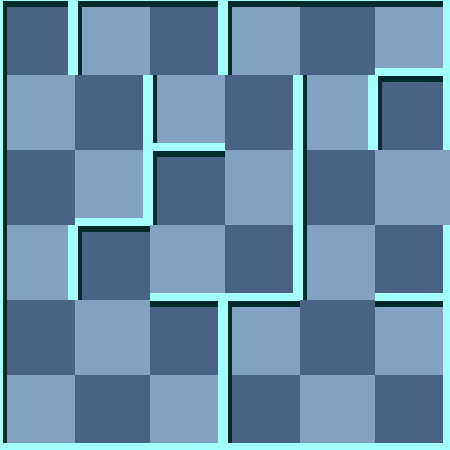

The image is a tile-based game level rendered from a .tmx file. Its description and source (layers, tilesets, objects; grid data summarised) follow:
An orthogonal 6x6 tile map with 75x75 px tiles, 2 tile layers (background, 块层 1) and 6 objects (Exit, RedMummy, Trap, Door, Player, ...).

<map version="1.0" orientation="orthogonal" width="6" height="6" tilewidth="75" tileheight="75">
 <tileset firstgid="1" name="wall" tilewidth="75" tileheight="75">
  <image source="gfx/wall.png" width="300" height="375" />
  <tile id="0">
   <properties>
    <property name="ValOfWall" value="0" />
   </properties>
  </tile>
  <tile id="1">
   <properties>
    <property name="ValOfWall" value="1" />
   </properties>
  </tile>
  <tile id="2">
   <properties>
    <property name="ValOfWall" value="2" />
   </properties>
  </tile>
  <tile id="3">
   <properties>
    <property name="ValOfWall" value="3" />
   </properties>
  </tile>
  <tile id="4">
   <properties>
    <property name="ValOfWall" value="4" />
   </properties>
  </tile>
  <tile id="5">
   <properties>
    <property name="ValOfWall" value="5" />
   </properties>
  </tile>
  <tile id="6">
   <properties>
    <property name="ValOfWall" value="6" />
   </properties>
  </tile>
  <tile id="7">
   <properties>
    <property name="ValOfWall" value="7" />
   </properties>
  </tile>
  <tile id="8">
   <properties>
    <property name="ValOfWall" value="8" />
   </properties>
  </tile>
  <tile id="9">
   <properties>
    <property name="ValOfWall" value="9" />
   </properties>
  </tile>
  <tile id="10">
   <properties>
    <property name="ValOfWall" value="10" />
   </properties>
  </tile>
  <tile id="11">
   <properties>
    <property name="ValOfWall" value="11" />
   </properties>
  </tile>
  <tile id="12">
   <properties>
    <property name="ValOfWall" value="12" />
   </properties>
  </tile>
  <tile id="13">
   <properties>
    <property name="ValOfWall" value="13" />
   </properties>
  </tile>
  <tile id="14">
   <properties>
    <property name="ValOfWall" value="14" />
   </properties>
  </tile>
  <tile id="15">
   <properties>
    <property name="ValOfWall" value="15" />
   </properties>
  </tile>
  <tile id="18">
   <properties>
    <property name="ValOfWall" value="-1" />
   </properties>
  </tile>
 </tileset>
 <layer name="background" width="6" height="6">
  <data>[36 cells, 36 non-empty, 2 distinct tile ids]</data>
 </layer>
 <layer name="块层 1" width="6" height="6">
  <data>[36 cells, 36 non-empty, 12 distinct tile ids]</data>
 </layer>
 <objectgroup name="对象层 1" width="6" height="6">
  <object name="Exit" x="450" y="150" />
  <object name="RedMummy" x="300" y="225">
   <properties>
    <property name="value" value="21" />
   </properties>
  </object>
  <object name="Trap" x="225" y="300">
   <properties>
    <property name="value" value="10" />
   </properties>
  </object>
  <object name="Door" x="150" y="75">
   <properties>
    <property name="direction" value="2" />
    <property name="value" value="15" />
   </properties>
  </object>
  <object name="Player" x="75" y="300">
   <properties>
    <property name="value" value="1" />
   </properties>
  </object>
  <object name="Key" x="0" y="375">
   <properties>
    <property name="value" value="12" />
   </properties>
  </object>
 </objectgroup>
</map>
